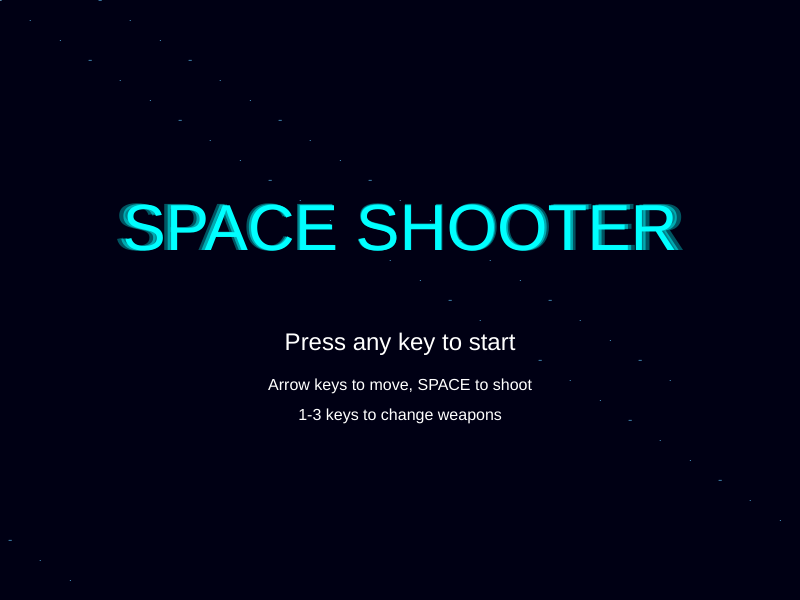
Frame 1 (no input)
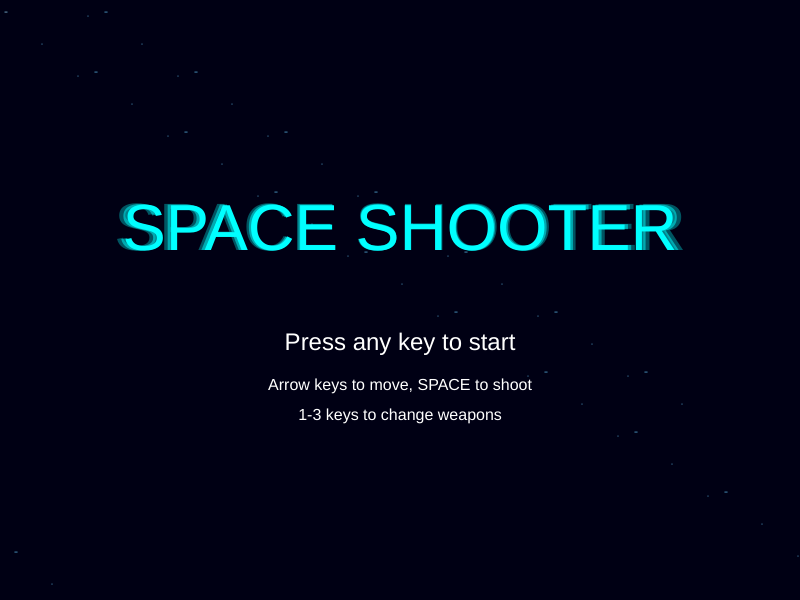
Frame 60 (no input)
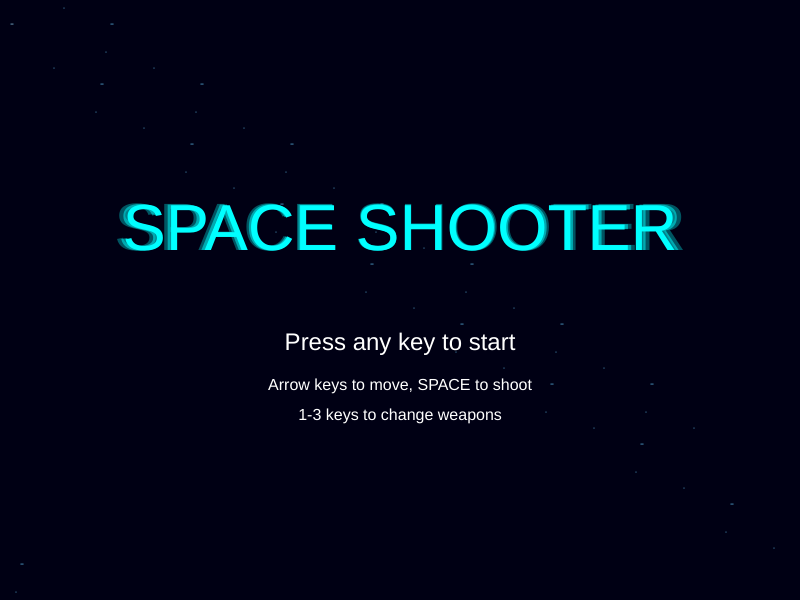
Frame 120 (the mouse pressed at the canvas centre since frame 60)

The p5.js sketch that drew these frames (run headless with seeded random() and noise() and a simulated clock; from frame 60 on, the mouse is pressed at the canvas centre):

// p5.js sketch
// ── sketch.js
let player;
let projectiles = [];
let enemies = [];
let particles = [];
let score = 0;
let gameState = "start";
let weaponType = 'normal';
let lastShot = 0;

function setup() {
  createCanvas(800, 600);
  resetGame();
}

function draw() {
  background(0, 0, 20); // Dark blue background
  drawStars();
  
  if (gameState === "start") {
    drawStartScreen();
  } else if (gameState === "playing") {
    gamePlay();
  } else if (gameState === "gameover") {
    drawGameOverScreen();
  }
}

function drawStars() {
  // Parallax starfield effect
  stroke(255);
  strokeWeight(1);
  for (let i = 0; i < 50; i++) {
    let x = (frameCount * (i % 3 + 1) / 10 + i * 30) % width;
    let y = (i * 20 + frameCount * (i % 3 + 1) / 5) % height;
    point(x, y);
    if (i % 3 === 0) {
      stroke(100, 200, 255);
      point(x + 1, y);
      point(x - 1, y);
    }
  }
}

function gamePlay() {
  // Update
  handlePlayerMovement();
  handleShooting();
  updateProjectiles();
  updateEnemies();
  updateParticles();
  checkCollisions();
  
  // Draw
  drawParticles();
  drawPlayer();
  drawProjectiles();
  drawEnemies();
  drawScore();
}

function resetGame() {
  player = {
    x: width / 2,
    y: height - 50,
    speed: 7,
    weaponType: 'normal',
    weaponLevel: 1
  };
  projectiles = [];
  enemies = [];
  particles = [];
  score = 0;
  weaponType = 'normal';
}

function keyPressed() {
  if (gameState === "start" || gameState === "gameover") {
    gameState = "playing";
    resetGame();
  }
  if (key === '1') weaponType = 'normal';
  if (key === '2') weaponType = 'spread';
  if (key === '3') weaponType = 'laser';
}

function handlePlayerMovement() {
  if (keyIsDown(LEFT_ARROW)) {
    player.x -= player.speed;
    createEngineParticle(player.x + 15, player.y + 10, 2);
  }
  if (keyIsDown(RIGHT_ARROW)) {
    player.x += player.speed;
    createEngineParticle(player.x - 15, player.y + 10, -2);
  }
  player.x = constrain(player.x, 25, width - 25);
}

function handleShooting() {
  if (keyIsDown(32) && millis() - lastShot > 200) {
    shoot();
    lastShot = millis();
  }
}

function shoot() {
  switch(weaponType) {
    case 'spread':
      for (let angle = -20; angle <= 20; angle += 20) {
        projectiles.push({
          x: player.x,
          y: player.y - 20,
          vx: sin(radians(angle)) * 8,
          vy: -10,
          type: 'spread',
          color: [255, 200, 0]
        });
      }
      break;
    case 'laser':
      projectiles.push({
        x: player.x,
        y: player.y - 30,
        vx: 0,
        vy: -15,
        type: 'laser',
        width: 4,
        length: 20,
        color: [0, 255, 255]
      });
      break;
    default:
      projectiles.push({
        x: player.x - 15,
        y: player.y,
        vx: 0,
        vy: -12,
        type: 'normal',
        color: [255, 255, 255]
      });
      projectiles.push({
        x: player.x + 15,
        y: player.y,
        vx: 0,
        vy: -12,
        type: 'normal',
        color: [255, 255, 255]
      });
  }
  createShootParticles(player.x, player.y - 20);
}

function createEngineParticle(x, y, vx) {
  particles.push({
    x: x,
    y: y,
    vx: vx + random(-1, 1),
    vy: random(2, 4),
    alpha: 255,
    color: [0, 255, 255],
    size: random(2, 4)
  });
}

function createShootParticles(x, y) {
  for (let i = 0; i < 5; i++) {
    particles.push({
      x: x,
      y: y,
      vx: random(-2, 2),
      vy: random(-1, 1),
      alpha: 255,
      color: [255, 255, 100],
      size: random(2, 4)
    });
  }
}

function createExplosion(x, y, color) {
  for (let i = 0; i < 20; i++) {
    particles.push({
      x: x,
      y: y,
      vx: random(-3, 3),
      vy: random(-3, 3),
      alpha: 255,
      color: color,
      size: random(2, 6)
    });
  }
}

function updateParticles() {
  for (let i = particles.length - 1; i >= 0; i--) {
    let p = particles[i];
    p.x += p.vx;
    p.y += p.vy;
    p.alpha -= 5;
    if (p.alpha <= 0) {
      particles.splice(i, 1);
    }
  }
}

function drawParticles() {
  noStroke();
  for (let p of particles) {
    fill(p.color[0], p.color[1], p.color[2], p.alpha);
    circle(p.x, p.y, p.size);
  }
}

function updateProjectiles() {
  for (let i = projectiles.length - 1; i >= 0; i--) {
    let p = projectiles[i];
    p.x += p.vx;
    p.y += p.vy;
    if (p.type === 'laser') {
      p.length += 2;
    }
    if (p.y < -50) {
      projectiles.splice(i, 1);
    }
  }
}

function updateEnemies() {
  if (frameCount % 45 === 0) {
    spawnEnemy();
  }
  
  for (let enemy of enemies) {
    enemy.y += enemy.speed;
    if (enemy.type === 'zigzag') {
      enemy.x += Math.sin(frameCount * 0.1) * 3;
    }
  }
  
  for (let i = enemies.length - 1; i >= 0; i--) {
    if (enemies[i].y > height) {
      enemies.splice(i, 1);
      gameState = "gameover";
    }
  }
}

function spawnEnemy() {
  let types = ['basic', 'zigzag', 'tank'];
  let type = random(types);
  let enemy = {
    x: random(50, width - 50),
    y: -20,
    type: type,
    health: type === 'tank' ? 3 : 1,
    speed: type === 'tank' ? 1.5 : 3,
    fireIntensity: random(0.8, 1.2),  // Random fire intensity
    fireOffset: 0  // For animating fire
  };
  enemies.push(enemy);
}

function drawPlayer() {
  push();
  translate(player.x, player.y);
  
  // Engine glow
  noStroke();
  for (let i = 0; i < 3; i++) {
    fill(0, 255, 255, 50 - i * 15);
    ellipse(-15, 10, 8 + i * 4);
    ellipse(15, 10, 8 + i * 4);
  }
  
  // Ship body
  fill(50, 150, 255);
  stroke(0, 255, 255);
  strokeWeight(2);
  
  // Main hull
  beginShape();
  vertex(0, -30);  // Nose
  vertex(-20, 0);  // Left wing
  vertex(-15, 10); // Left engine
  vertex(15, 10);  // Right engine
  vertex(20, 0);   // Right wing
  endShape(CLOSE);
  
  // Cockpit
  fill(100, 200, 255, 150);
  noStroke();
  ellipse(0, -10, 10, 20);
  
  // Wing details
  stroke(0, 255, 255);
  line(-15, 0, -10, 10);
  line(15, 0, 10, 10);
  
  pop();
}

function drawProjectiles() {
  for (let p of projectiles) {
    if (p.type === 'laser') {
      // Laser beam
      stroke(p.color[0], p.color[1], p.color[2], 150);
      strokeWeight(p.width);
      line(p.x, p.y, p.x, p.y - p.length);
      // Laser glow
      noStroke();
      fill(p.color[0], p.color[1], p.color[2], 50);
      rect(p.x - p.width * 2, p.y - p.length, p.width * 4, p.length);
    } else {
      // Normal and spread shots
      noStroke();
      fill(p.color[0], p.color[1], p.color[2]);
      ellipse(p.x, p.y, 4, 12);
      // Projectile glow
      fill(p.color[0], p.color[1], p.color[2], 100);
      ellipse(p.x, p.y, 6, 16);
    }
  }
}

function drawEnemies() {
  for (let enemy of enemies) {
    push();
    translate(enemy.x, enemy.y);
    
    // Update fire animation offset
    enemy.fireOffset = (enemy.fireOffset + 0.1) % TWO_PI;
    
    if (enemy.type === 'tank') {
      drawTankEnemy(enemy);
    } else if (enemy.type === 'zigzag') {
      drawZigzagEnemy(enemy);
    } else {
      drawBasicEnemy(enemy);
    }
    
    pop();
  }
}

function drawFireEffect(x, y, baseWidth, height, color1, color2) {
  noStroke();
  // Engine thrust effect
  for (let i = 0; i < 5; i++) {
    let alpha = map(i, 0, 4, 180, 0);
    let width = baseWidth * (1 - i/5);
    let offset = sin(frameCount * 0.15 + i) * 2;
    
    // Outer engine glow
    fill(color1[0], color1[1], color1[2], alpha);
    beginShape();
    for (let j = 0; j <= 8; j++) {
      let px = map(j, 0, 8, -width/2, width/2);
      let py = map(j, 0, 8, 0, height);
      let noiseVal = noise(px * 0.1, py * 0.1, frameCount * 0.08);
      px += noiseVal * 3 * sin(frameCount * 0.1) - 1.5;
      vertex(x + px, y + py + offset);
    }
    endShape(CLOSE);
    
    // Inner engine core
    fill(color2[0], color2[1], color2[2], alpha * 1.2);
    beginShape();
    for (let j = 0; j <= 8; j++) {
      let px = map(j, 0, 8, -width/4, width/4);
      let py = map(j, 0, 8, height/4, height * 0.8);
      let noiseVal = noise(px * 0.1, py * 0.1, frameCount * 0.08);
      px += noiseVal * 2 * sin(frameCount * 0.1) - 1;
      vertex(x + px, y + py + offset);
    }
    endShape(CLOSE);
  }
}

function drawBasicEnemy(enemy) {
  // Engine effects
  drawFireEffect(0, 15, 15, 20, [0, 200, 255], [100, 255, 255]);
  
  // Ship body
  fill(40, 40, 50);
  stroke(100, 100, 120);
  strokeWeight(2);
  
  // Main hull - Fighter plane style
  beginShape();
  vertex(0, -25);     // Nose
  vertex(-15, -15);   // Left front wing
  vertex(-25, 0);     // Left wing tip
  vertex(-15, 10);    // Left back wing
  vertex(-5, 15);     // Left engine
  vertex(5, 15);      // Right engine
  vertex(15, 10);     // Right back wing
  vertex(25, 0);      // Right wing tip
  vertex(15, -15);    // Right front wing
  endShape(CLOSE);
  
  // Cockpit
  fill(150, 200, 255, 180);
  noStroke();
  beginShape();
  vertex(0, -20);
  vertex(-5, -15);
  vertex(-3, -10);
  vertex(3, -10);
  vertex(5, -15);
  endShape(CLOSE);
  
  // Wing details
  stroke(150, 150, 170);
  strokeWeight(1.5);
  line(-15, -10, -20, 5);
  line(15, -10, 20, 5);
  
  // Energy core
  drawEnergyCore(0, 0, enemy.fireIntensity);
}

function drawZigzagEnemy(enemy) {
  // Engine effects
  drawFireEffect(-10, 20, 12, 18, [255, 50, 50], [255, 150, 150]);
  drawFireEffect(10, 20, 12, 18, [255, 50, 50], [255, 150, 150]);
  
  // Ship body
  fill(60, 20, 20);
  stroke(200, 50, 50);
  strokeWeight(2);
  
  // Main hull - Stealth fighter style
  beginShape();
  vertex(0, -30);     // Nose
  vertex(-20, -20);   // Left front
  vertex(-30, -5);    // Left wing
  vertex(-25, 10);    // Left back
  vertex(-15, 15);    // Left engine
  vertex(-5, 20);     // Left tail
  vertex(5, 20);      // Right tail
  vertex(15, 15);     // Right engine
  vertex(25, 10);     // Right back
  vertex(30, -5);     // Right wing
  vertex(20, -20);    // Right front
  endShape(CLOSE);
  
  // Cockpit
  fill(255, 100, 100, 150);
  noStroke();
  beginShape();
  vertex(0, -25);
  vertex(-8, -20);
  vertex(-5, -15);
  vertex(5, -15);
  vertex(8, -20);
  endShape(CLOSE);
  
  // Wing details
  stroke(255, 50, 50, 150);
  strokeWeight(2);
  line(-20, -15, -25, 0);
  line(20, -15, 25, 0);
  
  // Energy core
  drawEnergyCore(0, 0, enemy.fireIntensity);
}

function drawTankEnemy(enemy) {
  // Main engine effect
  drawFireEffect(0, 25, 25, 30, [255, 100, 0], [255, 200, 0]);
  
  // Ship body
  fill(50, 50, 60);
  stroke(150, 150, 170);
  strokeWeight(2);
  
  // Main hull - Heavy bomber style
  beginShape();
  vertex(-35, -15);   // Left front
  vertex(35, -15);    // Right front
  vertex(40, 0);      // Right middle
  vertex(35, 15);     // Right back
  vertex(25, 20);     // Right engine
  vertex(15, 25);     // Right tail
  vertex(-15, 25);    // Left tail
  vertex(-25, 20);    // Left engine
  vertex(-35, 15);    // Left back
  vertex(-40, 0);     // Left middle
  endShape(CLOSE);
  
  // Cockpit
  fill(200, 200, 220, 180);
  noStroke();
  beginShape();
  vertex(-15, -15);
  vertex(15, -15);
  vertex(10, -5);
  vertex(-10, -5);
  endShape(CLOSE);
  
  // Wing details
  stroke(150, 150, 170);
  strokeWeight(2);
  line(-30, -10, -35, 5);
  line(30, -10, 35, 5);
  
  // Weapon pods
  fill(60, 60, 70);
  noStroke();
  rect(-20, 0, 8, 20);
  rect(12, 0, 8, 20);
  
  // Weapon glow
  fill(255, 100, 0, 100);
  rect(-21, 15, 10, 5);
  rect(11, 15, 10, 5);
  
  // Shield effect
  drawShieldEffect(enemy);
  
  // Enhanced energy core
  drawEnergyCore(0, 0, enemy.fireIntensity * 1.5);
}

function drawShieldEffect(enemy) {
  noFill();
  for (let i = 0; i < 3; i++) {
    let alpha = map(sin(frameCount * 0.1 + i), -1, 1, 20, 80);
    stroke(150, 150, 170, alpha);
    strokeWeight(2 - i * 0.5);
    let size = 80 + i * 10 + sin(enemy.fireOffset * 2 + i) * 5;
    ellipse(0, 0, size, size * 0.7);
  }
}

function drawEnergyCore(x, y, intensity) {
  noStroke();
  // Outer glow
  for (let i = 4; i > 0; i--) {
    let size = 10 + sin(frameCount * 0.1) * 2;
    let alpha = map(i, 4, 0, 20, 120);
    fill(200, 200, 220, alpha * intensity);
    ellipse(x, y, size * i, size * i);
  }
  
  // Inner core
  fill(255, 255, 255);
  ellipse(x, y, 5, 5);
  
  // Energy pulses
  stroke(200, 200, 220, 30 * intensity);
  noFill();
  let pulseSize = 12 + sin(frameCount * 0.2) * 4;
  ellipse(x, y, pulseSize, pulseSize);
}

function checkCollisions() {
  for (let i = projectiles.length - 1; i >= 0; i--) {
    for (let j = enemies.length - 1; j >= 0; j--) {
      let p = projectiles[i];
      let e = enemies[j];
      if (dist(p.x, p.y, e.x, e.y) < 25) {
        e.health--;
        if (p.type !== 'laser') {
          projectiles.splice(i, 1);
        }
        createExplosion(e.x, e.y, [255, 200, 0]);
        if (e.health <= 0) {
          enemies.splice(j, 1);
          score += 10;
          createExplosion(e.x, e.y, [255, 0, 0]);
        }
        break;
      }
    }
  }
  
  for (let enemy of enemies) {
    if (dist(player.x, player.y, enemy.x, enemy.y) < 25) {
      gameState = "gameover";
      createExplosion(player.x, player.y, [255, 255, 255]);
    }
  }
}

function drawScore() {
  fill(255);
  noStroke();
  textSize(24);
  textAlign(LEFT);
  text('Score: ' + score, 10, 30);
  text('Weapon: ' + weaponType, 10, 60);
  textSize(16);
  text('Press 1-3 to change weapons', 10, 85);
}

function drawStartScreen() {
  textAlign(CENTER);
  noStroke();
  
  // Title with glow effect
  for (let i = 3; i > 0; i--) {
    fill(0, 255, 255, 255/i);
    textSize(64 + i);
    text('SPACE SHOOTER', width/2, height/2 - 50);
  }
  
  fill(255);
  textSize(24);
  text('Press any key to start', width/2, height/2 + 50);
  textSize(16);
  text('Arrow keys to move, SPACE to shoot', width/2, height/2 + 90);
  text('1-3 keys to change weapons', width/2, height/2 + 120);
}

function drawGameOverScreen() {
  textAlign(CENTER);
  noStroke();
  
  // Game Over text with glow
  for (let i = 3; i > 0; i--) {
    fill(255, 0, 0, 255/i);
    textSize(64 + i);
    text('GAME OVER', width/2, height/2 - 50);
  }
  
  fill(255);
  textSize(32);
  text('Score: ' + score, width/2, height/2 + 20);
  textSize(20);
  text('Press any key to restart', width/2, height/2 + 60);
}
